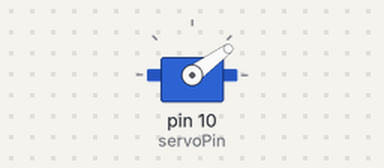
The sketch below on a simulated Arduino Uno, built with avr-gcc and run on an emulated ATmega328P. Parts: servo.

Above: at 0.1 s.
Timing chart, 0 to 40.0 s (numbered marks = the images above):
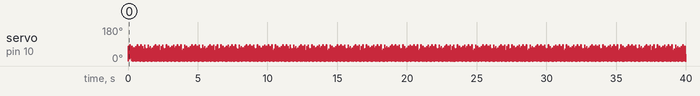

The sketch:

stairStepper_mechanism.ino
```cpp
#include <Servo.h>
Servo myServo ;

#define servoPin 10

void setup() {
  myServo.attach(servoPin);
}

void loop() {
  // myServo.write(0);

  for (float angle =90;  angle >= 0;  angle --  ){
    myServo.write(angle);
    // delay(1000);
  };
}
```
